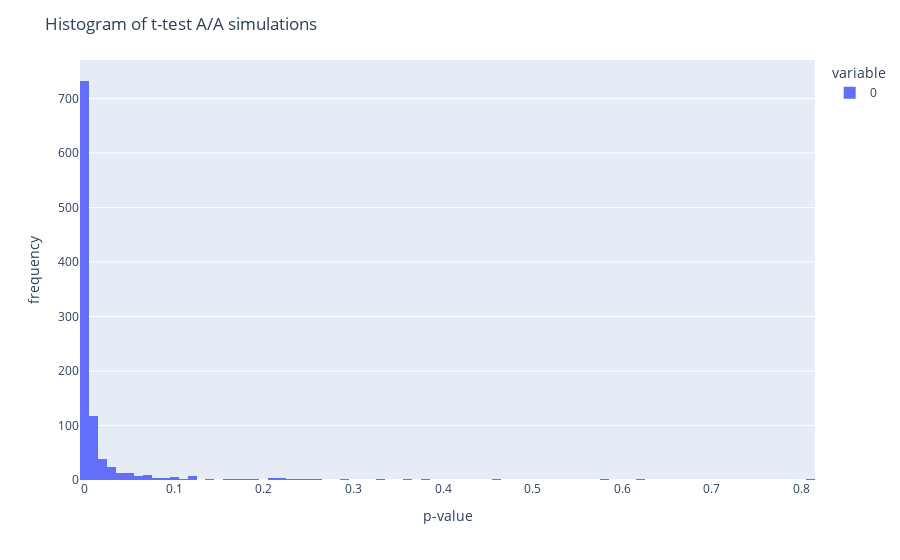

Write notebook code for a chart like this one.
### Code cell
import plotly.express as px
df = px.data.tips()
fig = px.histogram(p_value)
fig.update_layout(
    title_text='Histogram of t-test A/A simulations', # title of plot
    xaxis_title_text='p-value', # xaxis label
    yaxis_title_text='frequency', # yaxis label
)
fig.show()

### Figure 1 — Plotly figure (JSON) as saved in the notebook; plotly's stock layout.template omitted (floating-point values rounded to 4 significant figures; data arrays with more than 128 entries replaced by an {"elided": "..."} marker saying what was removed)
{"data": [{"alignmentgroup": "True", "bingroup": "x", "hovertemplate": "variable=0<br>value=%{x}<br>count=%{y}<extra></extra>", "legendgroup": "0", "marker": {"color": "#636efa", "pattern": {"shape": ""}}, "name": "0", "offsetgroup": "0", "orientation": "v", "showlegend": true, "type": "histogram", "x": {"elided": "1000 float values"}, "xaxis": "x", "yaxis": "y"}], "layout": {"barmode": "relative", "legend": {"title": {"text": "variable"}, "tracegroupgap": 0}, "margin": {"t": 60}, "title": {"text": "Histogram of t-test A/A simulations"}, "xaxis": {"anchor": "y", "domain": [0, 1], "title": {"text": "p-value"}}, "yaxis": {"anchor": "x", "domain": [0, 1], "title": {"text": "frequency"}}}}
